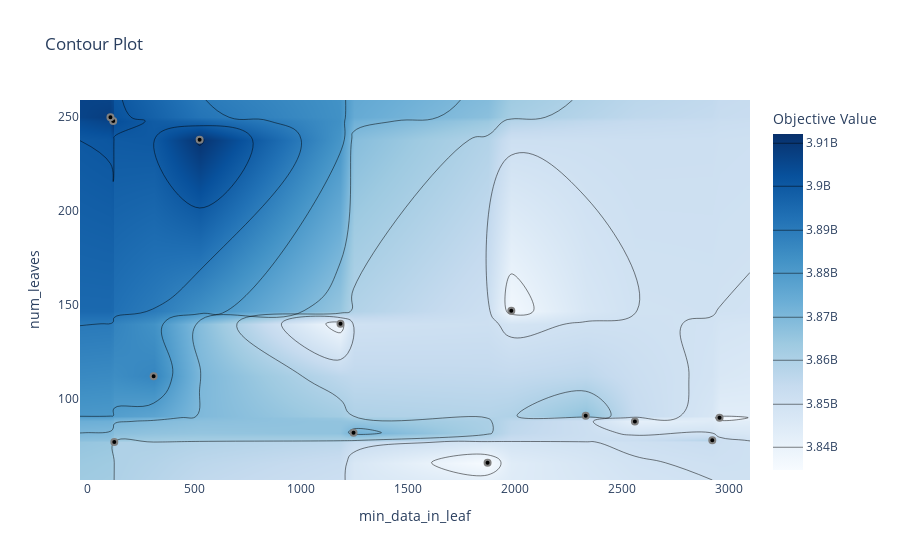

This figure's notebook cell:
### Code cell
plot_contour(study, params=['num_leaves','min_data_in_leaf'])

### Figure 1 — Plotly figure (JSON) as saved in the notebook; plotly's stock layout.template omitted (floating-point values rounded to 4 significant figures; data arrays with more than 128 entries replaced by an {"elided": "..."} marker saying what was removed)
{"data": [{"colorbar": {"title": {"text": "Objective Value"}}, "colorscale": [[0, "rgb(247,251,255)"], [0.125, "rgb(222,235,247)"], [0.25, "rgb(198,219,239)"], [0.375, "rgb(158,202,225)"], [0.5, "rgb(107,174,214)"], [0.625, "rgb(66,146,198)"], [0.75, "rgb(33,113,181)"], [0.875, "rgb(8,81,156)"], [1, "rgb(8,48,107)"]], "connectgaps": true, "contours": {"coloring": "heatmap"}, "hoverinfo": "none", "line": {"smoothing": 1.3}, "reversescale": false, "type": "contour", "x": [-34.45, 108, 121, 126, 310, 525, 1184, 1245, 1872, 1983, 2331, 2561, 2923, 2957, 3099.0], "y": [56.8, 66, 77, 78, 82, 88, 90, 91, 112, 140, 147, 238, 248, 250, 259.2], "z": {"elided": "15x15 int values"}}, {"marker": {"color": "black", "line": {"color": "Gray", "width": 2}}, "mode": "markers", "name": "Feasible Trial", "showlegend": false, "type": "scatter", "x": [1872, 2957, 1245, 310, 1983, 2561, 2923, 2331, 126, 1184, 121, 108, 525], "y": [66, 90, 82, 112, 147, 88, 78, 91, 77, 140, 248, 250, 238]}, {"marker": {"color": "#cccccc", "line": {"color": "Gray", "width": 2}}, "mode": "markers", "name": "Infeasible Trial", "showlegend": false, "type": "scatter", "x": [], "y": []}], "layout": {"title": {"text": "Contour Plot"}, "xaxis": {"range": [-34.45, 3099.0], "title": {"text": "min_data_in_leaf"}}, "yaxis": {"range": [56.8, 259.2], "title": {"text": "num_leaves"}}}}
